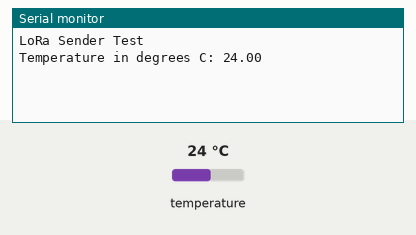
Simulated run of this sketch. Board: Arduino Uno, built with avr-gcc and run on an emulated ATmega328P. Parts: the last lines printed to the serial monitor. The test bench sets the inputs (shaded band); at power-on: temperature 24 °C. No radio packets arrive unless stated.

Above: at 1.2 s.
1.3 s: temperature set to 12 °C
At 3.5 s:
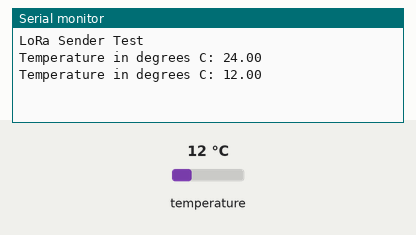
4.5 s: temperature set to 19 °C
At 6.5 s:
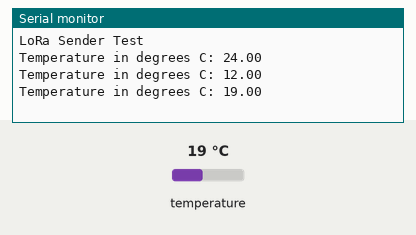
Timing chart, 0 to 8.0 s (numbered marks = the images above; inputs shaded):
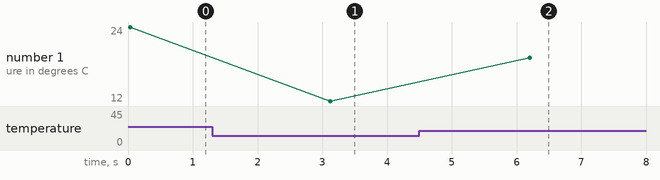

The sketch:

Lora-Sender-Helium.ino
```cpp
#include <SPI.h>
#include <LoRa.h>
#include <OneWire.h>
#include <DallasTemperature.h>

// Data wire is plugged into pin 2 on the Arduino
#define OneWireBus 2

// Setup a oneWire instance to communicate with any OneWire devices
// (not just Maxim/Dallas temperature ICs)
OneWire oneWire(OneWireBus);

// Pass our oneWire reference to Dallas Temperature.
DallasTemperature sensors(&oneWire);

void setup() {
 Serial.begin(9600);
 while (!Serial);
 Serial.println("LoRa Sender Test");
 // start sensor readings
 sensors.begin();
 // Initalize the LoRa radio on the shield.
 // NB: Replace the operating frequency of your shield here.
 // 915E6 for North America, 868E6 for Europe, 433E6 for Asia
 if (!LoRa.begin(915E6)) {
 Serial.println("Starting LoRa failed!");
 while (1);
 }
}
void loop() {

  Serial.print("Temperature in degrees C: ");
  Serial.print(sensors.getTempCByIndex(0)); // Why "byIndex"?
  Serial.println();

 // Transmit the LoRa packet
 LoRa.beginPacket();
 LoRa.print(sensors.getTempCByIndex(0));
 LoRa.endPacket();
 delay(3000);
}


////#include <SPI.h>
////void setup() {
//// Serial.begin(9600);
//// while (!Serial);
//// Serial.println("LoRa Sender Test");
////}
////void loop() {
//// Serial.println("Hello.");
//// delay(30000);
////}
//#include <SPI.h>
//#include <LoRa.h>
//void setup() {
// Serial.begin(9600);
// while (!Serial);
// Serial.println("LoRa Receiver Test");
// // Replace the operating frequency of your shield here.
// // 915E6 for North America, 868E6 for Europe, 433E6 for Asia
// if (!LoRa.begin(915E6)) {
// Serial.println("Starting LoRa failed!");
// while (1);
// }
//}
//void loop() {
//Serial.println("Hello.");
//delay(3000);
//            }
```

Measured:
- after the input at 1.3 s, the serial monitor: prints a new line after 1.8 s (image 1)
- after the input at 4.5 s, the serial monitor: prints a new line after 1.7 s (image 2)
- plotted number 1: 24 → 12 after the input at 1.3 s, 12 → 19 after the input at 4.5 s
